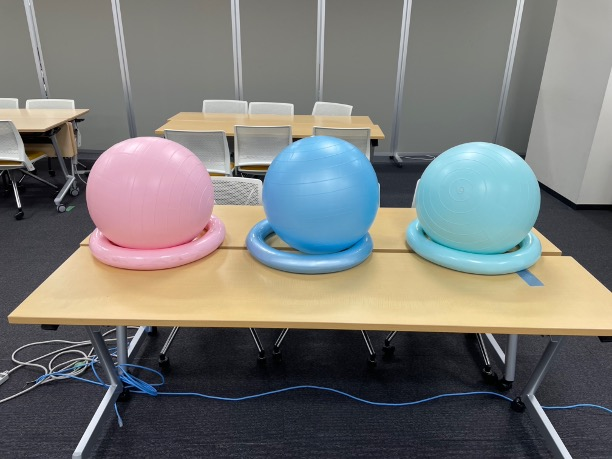
#> input picture 0605/666/ex/ball.jpg, 612 x 459 px, found by its file name
$ python 15.py
#> lines starting #> are read from the running program, lines starting #| are printed output that depends on the picture; after the words box and inside, x2 and y2 are one past the last pixel; in counts of white or black regions, pixels touching at a corner belong together
import cv2

path = r'C:\Users\yukij\Desktop\Opencv\0605\666\ex\ball.jpg'
img = cv2.imread(path)
#> img is the input picture: shape (459, 612, 3); mean B, G, R 116.6, 119.4, 119.3

if img is None:
    print("画像が読み込めませんでした。パスを確認してください。")
else:
    gray = cv2.cvtColor(img, cv2.COLOR_BGR2GRAY)
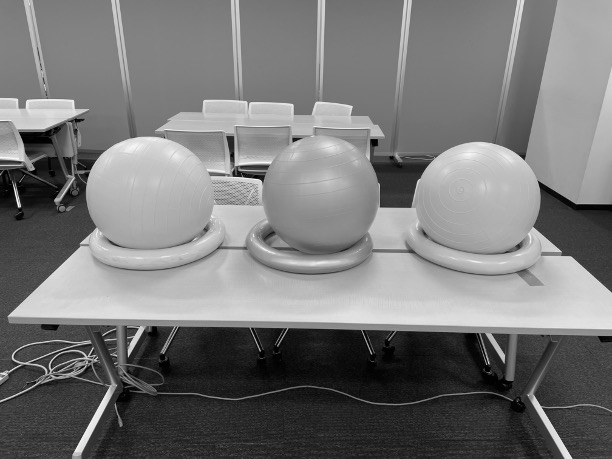
#> gray: shape (459, 612); min 0, max 254, mean 119
    ret, mask = cv2.threshold(gray, 100, 255, cv2.THRESH_BINARY)
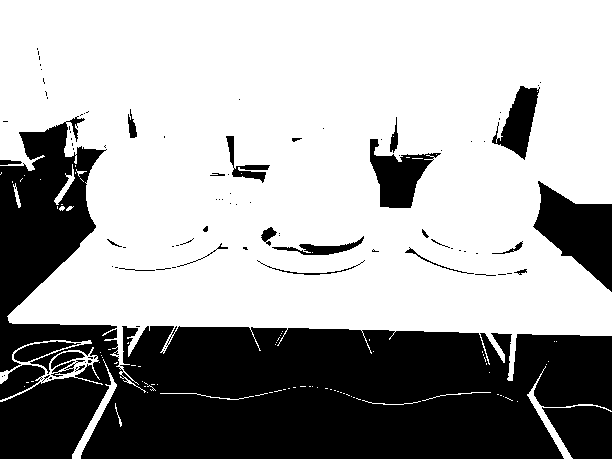
#> mask: shape (459, 612); 65% white; 96 black regions (67 under 20 px), largest, box (x1, y1, x2, y2) and area: (0, 116, 612, 459) 82273, (533, 181, 612, 292) 4656, (542, 406, 612, 459) 2808

    cv2.imshow('MASK', mask)
    cv2.waitKey(0)
    cv2.destroyAllWindows()
